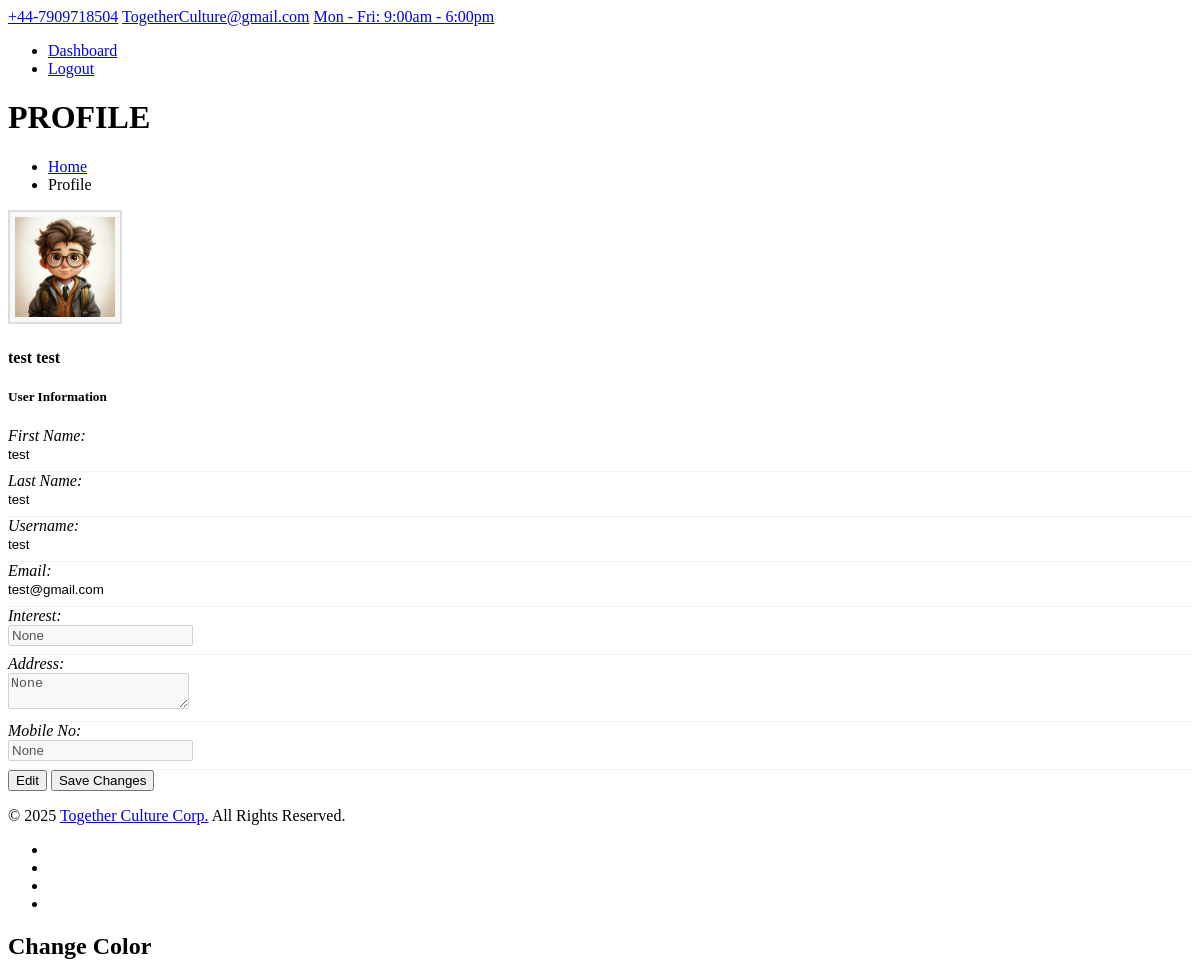
Screenshot of /profile (signed in) with the database file from the repository.
### accounts/models.py (models this page shows, shortened)
class User(AbstractBaseUser):
    first_name = models.CharField(max_length=100)
    last_name = models.CharField(max_length=100)
    user_name = models.CharField(max_length=100, unique=True)
    email = models.EmailField(unique=True)
    joined_at = models.DateTimeField(auto_now_add=True)
    password = models.CharField(max_length=100)
    interest = models.CharField(max_length=255)
    address = models.TextField(max_length=255)
    phone_no = models.CharField(max_length=15)
    is_active = models.BooleanField(default=True)
    is_staff = models.BooleanField(default=False)
    is_superuser = models.BooleanField(default=False)
    objects = UserManager()
    USERNAME_FIELD = 'user_name'  # Use user_name as the unique identifier for authentication
    REQUIRED_FIELDS = ['first_name', 'last_name', 'email']
    class Meta:
        db_table = 'users'

### pages/views.py (the view)
# urls.py: path('profile', views.profile, name='profile'),
@login_required
def profile(request):
    user = request.user
    if request.method == 'POST':
        user.interest = request.POST.get('interest', '')
        user.address = request.POST.get('address', '')
        user.phone_no = request.POST.get('phone_no', '')
        user.save()
        return redirect('profile')
    return render(request, 'pages/profile.html', {'user': user})

### templates/pages/profile.html (shortened to what this page needs)
{% extends 'base.html' %}
{% load static %}
{% block content %}
<link rel="stylesheet" href="{% static 'css/profile.css' %}">
<div class="sub-banner overview-bgi">
    <div class="container breadcrumb-area">
        <div class="breadcrumb-areas">
            <h1>PROFILE</h1>
            <ul class="breadcrumbs">
                <li><a href="{% url 'home' %}">Home</a></li>
                <li class="active">Profile</li>
            </ul>
        </div>
    </div>
</div>
<div class="container py-5">
    <div class="row justify-content-center">
        <div class="col-md-10">
            <form method="POST" action="{% url 'profile' %}" id="profileForm">
                <div class="card profile-box p-4 shadow-lg border-0">
                    <div class="row g-0">
                        <div class="col-md-4 text-center border-end d-flex flex-column align-items-center justify-content-center p-3">
                            <img src="{% static 'img/avtar.jpg' %}"
                                 class="img-fluid rounded-circle mb-3 profile-avatar" alt="Avatar">
                            <h4 class="mb-1 fw-bold">{{ user.first_name }} {{ user.last_name }}</h4>
                        </div>
                        <div class="col-md-8 px-4 py-3">
                            <h5 class="mb-3 border-bottom pb-2">User Information</h5>
                            <div class="row mb-2">
                                <div class="col-5 text-muted">First Name:</div>
                                <div class="col-7"><input type="text" class="form-control-plaintext" readonly value="{{ user.first_name }}"></div>
                            </div>
                            <div class="row mb-2">
                                <div class="col-5 text-muted">Last Name:</div>
                                <div class="col-7"><input type="text" class="form-control-plaintext" readonly value="{{ user.last_name }}"></div>
                            </div>
                            <div class="row mb-2">
                                <div class="col-5 text-muted">Username:</div>
                                <div class="col-7"><input type="text" class="form-control-plaintext" readonly value="{{ user.user_name }}"></div>
                            </div>
                            <div class="row mb-2">
                                <div class="col-5 text-muted">Email:</div>
                                <div class="col-7"><input type="email" class="form-control-plaintext" readonly value="{{ user.email }}"></div>
                            </div>
                            <div class="row mb-2">
                                <div class="col-5 text-muted">Interest:</div>
                                <div class="col-7">
                                    <input type="text" name="interest" class="form-control" value="{{ user.interest }}" disabled>
                                </div>
                            </div>
                            <div class="row mb-2">
                                <div class="col-5 text-muted">Address:</div>
                                <div class="col-7">
                                    <textarea name="address" class="form-control" disabled>{{ user.address }}</textarea>
                                </div>
                            </div>
                            <div class="row mb-2">
                                <div class="col-5 text-muted">Mobile No:</div>
                                <div class="col-7">
                                    <input type="text" name="phone_no" class="form-control" value="{{ user.phone_no }}"
                                           disabled pattern="[0-9]{10}" maxlength="10"
                                           oninput="this.value = this.value.replace(/[^0-9]/g, '')"
                                           title="Enter a 10-digit phone number">
                                </div>
                            </div>
                            <div class="text-end mt-4">
                                <button type="button" class="btn btn-secondary me-2" id="editBtn">Edit</button>
                                <button type="submit" class="btn btn-primary d-none" id="saveBtn">Save Changes</button>
                            </div>
                        </div>
                    </div>
                </div>
            </form>
        </div>
    </div>
</div>
{% endblock %}

### Culture/static/css/profile.css (style rules this page uses)
.text-muted { font-style: italic; }

### templates/pages/profile.html (style rules this page uses)
.profile-box { border-radius: 15px; background-color: #fff; }
.profile-avatar { width: 100px; height: 100px; object-fit: cover; border: 2px solid #ddd; padding: 5px; background-color: #f8f8f8; }
.fw-bold { font-weight: 700 !important; }
.row.mb-2 { border-bottom: 1px solid #f0f0f0; padding-bottom: 8px; align-items: center; }
.form-control-plaintext { border: none; background-color: transparent; padding-left: 0; font-weight: 500; }

### rows the page displays
User: first_name "test", last_name "test", user_name "test", email "test@gmail.com", interest "None", address "None", phone_no "None"
